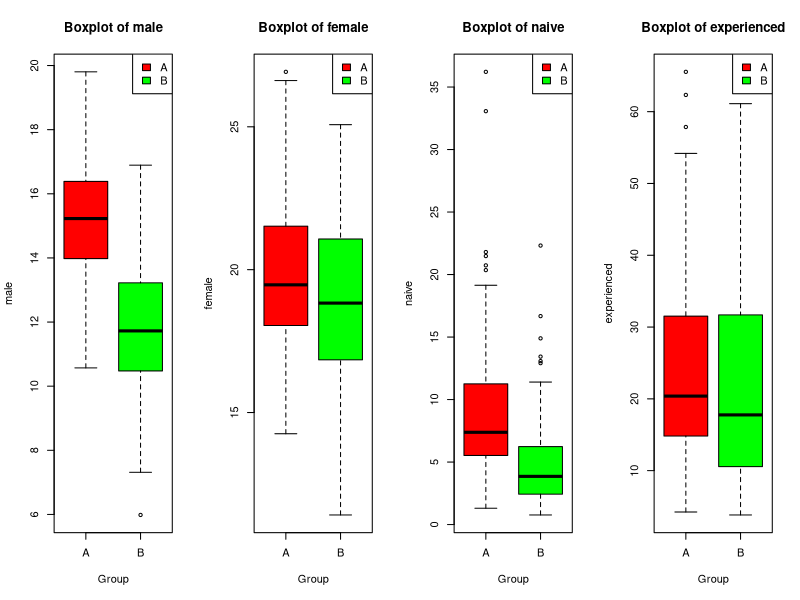

The R source for this figure:
# Set seed to create a simulated dataset
set.seed(1)

# Number of observations for each group
nA <- 100
nB <- 100

#Here we assume it is a medical experiment, where group A is a placebo group and group B is a treatment group
# Create simulated data for group A
group_A <- data.frame(
  Group = rep("A", nA),
  male = rnorm(nA, mean = 15, sd = 2),
  female = rnorm(nA, mean = 20, sd = 3),
  naive = rlnorm(nA, mean = 2, sd = 0.6),
  experienced = rlnorm(nA, mean = 3, sd = 0.6)
)

# Generate simulated data for group B
group_B <- data.frame(
  Group = rep("B", nB),
  male = rnorm(nB, mean = 12, sd = 2),
  female = rnorm(nB, mean = 19, sd = 3),
  naive = rlnorm(nB, mean = 1.5, sd = 0.6),
  experienced = rlnorm(nB, mean = 2.9, sd = 0.6)
)

# Combine data for both groups
simulated_data <- rbind(group_A, group_B)

t_test_results <- lapply(simulated_data[, -1], function(x) {
  t_test <- t.test(x ~ Group, data = simulated_data)
  return(t_test)
})

# p-values from the t-tests
p_values <- sapply(t_test_results, function(x) x$p.value)

# Print the p-values
print(p_values)

# Create boxplots for each feature
par(mfrow = c(1, 4))
for (feature in names(simulated_data)[-1]) {
  boxplot(simulated_data[[feature]] ~ simulated_data$Group,
          xlab = "Group", ylab = feature,
          main = paste("Boxplot of", feature),
          col = c("red", "green"))
  legend("topright", legend = c("A", "B"), fill = c("red", "green"))
}

